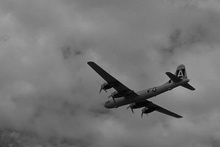
%> input picture 3096_gray.jpg, 220 x 147 px, shrunk from 481 x 321 before the run
$ octave ExampleKmeansImageSegmentation.m   (GNU Octave 9; MATLAB toolbox functions it lacks are replaced by stand-ins)
%> lines starting %> are read from the running program, lines starting %| are printed output that depends on the picture
clear all, close all,

filenames{1,1} = '3096_gray.jpg';
filenames{1,2} = '42049_gray.jpg';
filenames{1,3} = '3096_color.jpg';
filenames{1,4} = '42049_color.jpg';

Kvalues = [5,6,7]; % desired numbers of clusters

for imageCounter = 1:4 %size(filenames,2)
    imdata = imread(filenames{1,imageCounter});
%> imdata is the input picture: size 147x220 uint8; min 0, max 170, mean 117.8
    figure(1), subplot(size(filenames,2),length(Kvalues)+1,(imageCounter-1)*(length(Kvalues)+1)+1), imshow(imdata);
    if length(size(imdata))==2 % grayscale image
        [R,C] = size(imdata); N = R*C; imdata = double(imdata); % overwriting, since I don't need the uint8 format anymore
%> after `[R,C] = size(imdata)`: R = 147; C = 220
%> after `N = R*C`: N = 32340
        rowIndices = [1:R]'*ones(1,C); colIndices = ones(R,1)*[1:C];
        features = [rowIndices(:)';colIndices(:)';imdata(:)'];
        minf = min(features,[],2); maxf = max(features,[],2); ranges = maxf-minf;
%> after `minf = min(features,[],2)`: minf = [1; 1; 0]
%> after `maxf = max(features,[],2)`: maxf = [147; 220; 170]
%> after `ranges = maxf-minf`: ranges = [146; 219; 170]
        x = diag(ranges.^(-1))*(features-repmat(minf,1,N)); % each feature normalized to the unit interval [0,1]
    elseif length(size(imdata))==3 % color image with RGB color values
        [R,C,D] = size(imdata); N = R*C; imdata = double(imdata);
        rowIndices = [1:R]'*ones(1,C); colIndices = ones(R,1)*[1:C];
        features = [rowIndices(:)';colIndices(:)']; % initialize with row and column indices
        for d = 1:D
            imdatad = imdata(:,:,d); % pick one color at a time
            features = [features;imdatad(:)'];
        end
        minf = min(features,[],2); maxf = max(features,[],2);
        ranges = maxf-minf;
        x = diag(ranges.^(-1))*(features-repmat(minf,1,N)); % each feature normalized to the unit interval [0,1]
    end
    d = size(x,1); % feature dimensionality
%> d = 3
    % K-means clustering
    for k = 1:length(Kvalues)
        K = Kvalues(k); % number of clusters
        centroids = rand(d,K); converged = 0;
        SampleDistancesToCentroids = pdist2(centroids',x','euclidean');
        [~,labels] = min(SampleDistancesToCentroids,[],1);
        while ~converged
            for l = 1:K
                centroids(:,l) = mean(x(:,labels==l),2);
            end
            SampleDistancesToCentroids = pdist2(centroids',x','euclidean');
            [~,newlabels] = min(SampleDistancesToCentroids,[],1);
            converged = isempty(find(newlabels~=labels));
            labels = newlabels; % get ready for next iteration, in case not converged
        end
        labelImage = reshape(labels,R,C);
        figure(1), subplot(size(filenames,2),length(Kvalues)+1,(imageCounter-1)*(length(Kvalues)+1)+1+k), imshow(uint8(labelImage*255/Kvalues(k)));
        title(strcat({'Clustering with K = '},num2str(K)));
    end
%> this loop made 3 passes
%> pass 1, `labelImage = reshape(labels,R,C);`:
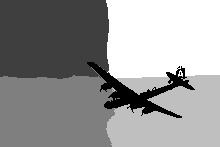
%> labelImage: size 147x220 double; min 1, max 5, mean 3.36; drawn with min black and max white
%> pass 1, `imshow(uint8(labelImage*255/Kvalues(k)))`:
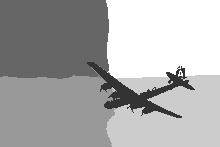
%> displayed picture: size 147x220, on the screen's scale of 0 to 255; min 51, max 255, mean 171.6
%> pass 2, `labelImage = reshape(labels,R,C);`:
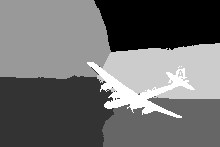
%> labelImage: size 147x220 double; min 1, max 6, mean 3.13; drawn with min black and max white
%> pass 2, `imshow(uint8(labelImage*255/Kvalues(k)))`:
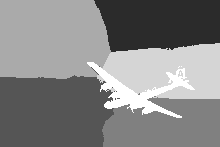
%> displayed picture: size 147x220, on the screen's scale of 0 to 255; min 43, max 255, mean 133.3
%> after the loop, centroids = [0.628 0.744 0.481 0.814 0.832 0.244 0.155; 0.634 0.863 0.245 0.531 0.18 0.749 0.249; 0.177 0.755 0.752 0.666 0.584 0.727 0.797]
%> after the loop:
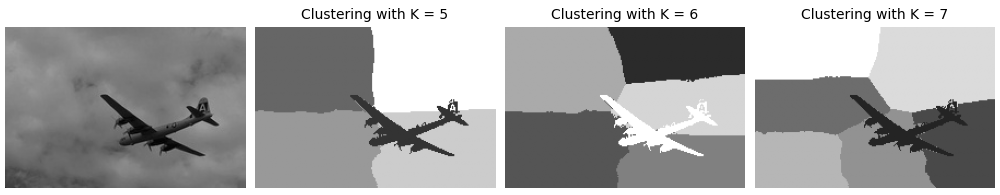
%> figure redrawn from the program's plot data, 4 panels
end
%> pass 2 of the loop `for imageCounter = 1:4`:
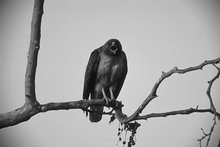
%> input picture 42049_gray.jpg, 220 x 147 px, shrunk from 481 x 321 before the run
%> imdata is the input picture: size 147x220 uint8; min 7, max 245, mean 166.1
%> `minf = min(features,[],2)`: minf = [1; 1; 7]
%> `maxf = max(features,[],2)`: maxf = [147; 220; 245]
%> `ranges = maxf-minf`: ranges = [146; 219; 238]
%> the loop `for k = 1:length(Kvalues)` made 3 passes
%> pass 2, `imshow(uint8(labelImage*255/Kvalues(k)))`:
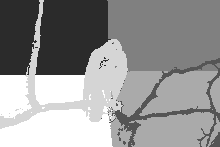
%> displayed picture: size 147x220, on the screen's scale of 0 to 255; min 43, max 255, mean 149.1
%> after the loop `for k = 1:length(Kvalues)`: centroids = [0.852 0.705 0.501 0.773 0.244 0.371 0.156; 0.748 0.481 0.795 0.215 0.23 0.354 0.735; 0.756 0.202 0.779 0.736 0.745 0.24 0.762]
%> after the loop `for k = 1:length(Kvalues)`:
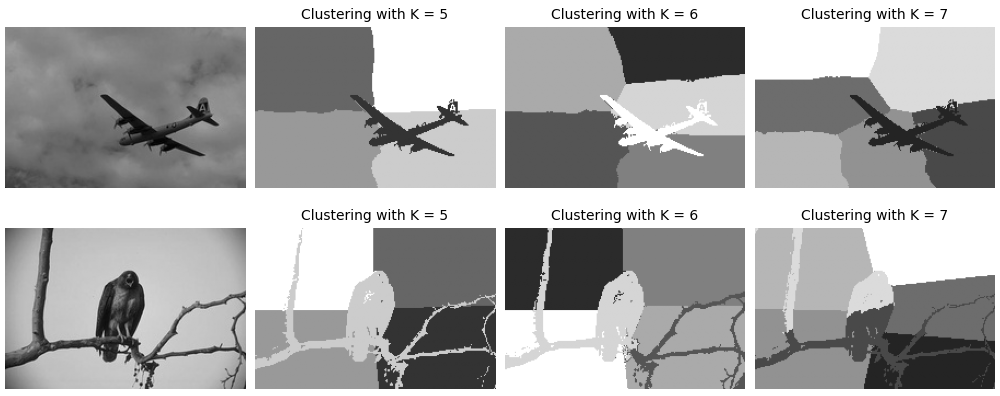
%> figure redrawn from the program's plot data, 8 panels
%> pass 3 of the loop `for imageCounter = 1:4`:
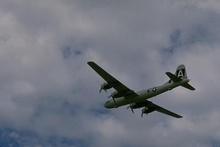
%> input picture 3096_color.jpg, 220 x 147 px, shrunk from 481 x 321 before the run
%> imdata is the input picture: size 147x220x3 uint8; mean R, G, B 114, 118.3, 129.3
%> `minf = min(features,[],2)`: minf = [1; 1; 0; 2; 0]
%> `maxf = max(features,[],2)`: maxf = [147; 220; 173; 174; 176]
%> `ranges = maxf-minf;`: ranges = [146; 219; 173; 172; 176]
%> the loop `for k = 1:length(Kvalues)` made 3 passes
%> pass 2, `imshow(uint8(labelImage*255/Kvalues(k)))`:
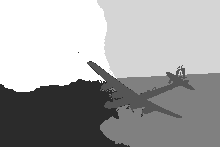
%> displayed picture: size 147x220, on the screen's scale of 0 to 255; min 43, max 255, mean 165.4
%> after the loop `for k = 1:length(Kvalues)`: centroids = [NaN NaN NaN 0.398 0.628 0.284 0.825; NaN NaN NaN 0.792 0.635 0.253 0.395; NaN NaN NaN 0.711 0.153 0.759 0.58; NaN NaN NaN 0.722 0.183 0.758 0.621; NaN NaN NaN 0.783 0.139 0.806 0.707]
%> after the loop `for k = 1:length(Kvalues)`:
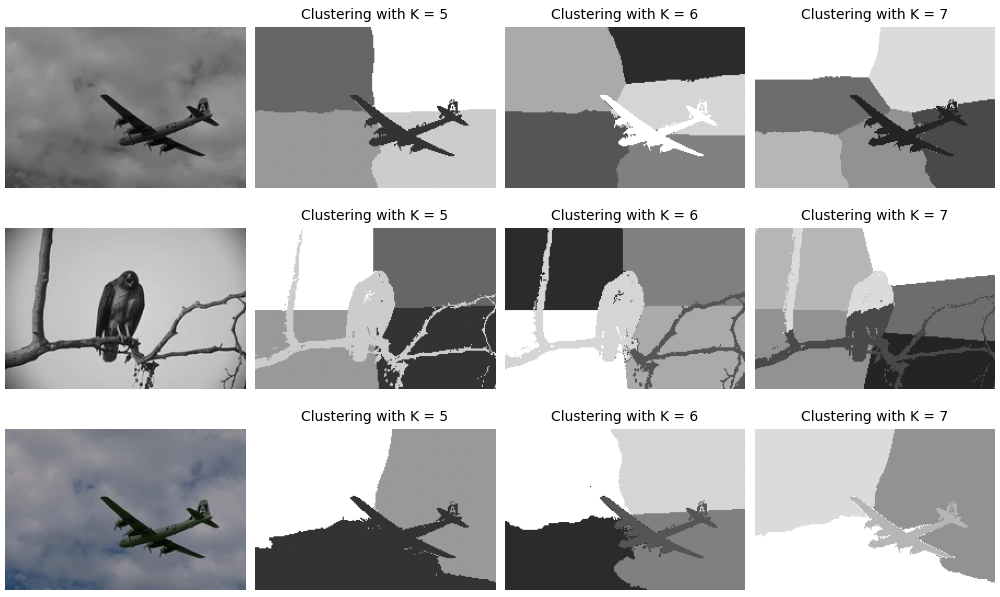
%> figure redrawn from the program's plot data, 12 panels
%> the loop made 4 passes; the first 3 are shown
